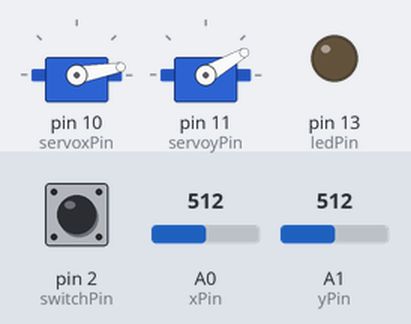
The sketch below on a simulated Arduino Uno, built with avr-gcc and run on an emulated ATmega328P. On the bench: 2 × servo, output pins drawn as LEDs (lit = HIGH). Inputs (shaded band) come from the test bench; at power-on: A0 (xPin) = 512, A1 (yPin) = 512, pin 2 (switchPin) HIGH.

Above: at 1.2 s.
1.3 s: A0 (xPin) set to 686
2.8 s: A0 (xPin) set to 713
At 4.3 s:
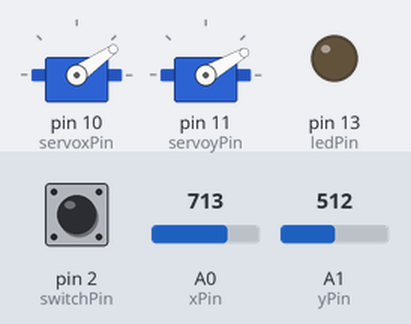
4.7 s: A1 (yPin) set to 684
6.2 s: A1 (yPin) set to 712
At 6.9 s:
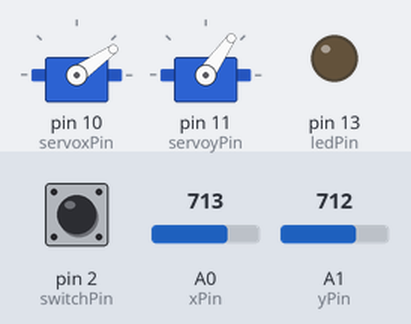
8.1 s: pin 2 (switchPin) pulled LOW for 0.15 s
At 8.8 s:
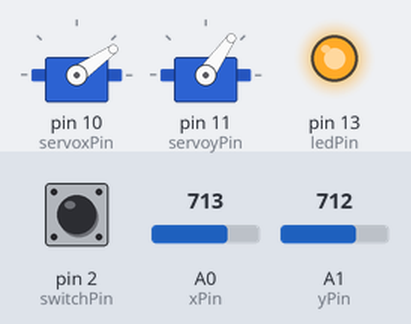
9.7 s: A1 (yPin) set to 318
11.2 s: A1 (yPin) set to 283
At 12.5 s:
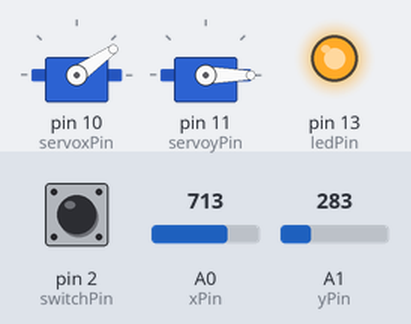
Timing chart, 0 to 14.2 s (numbered marks = the images above; inputs shaded):
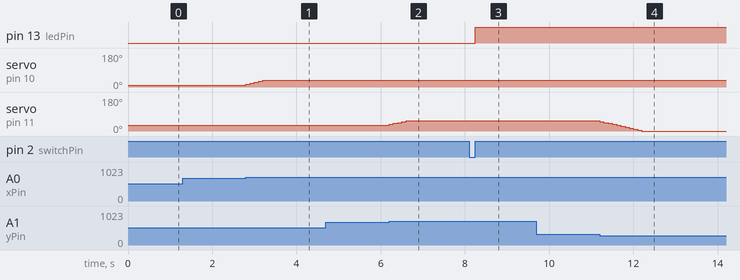

Measured:
- the behaviour switches between 700 and 701 on A0 (xPin) (found by bisection; images 0 and 1)
- the behaviour switches between 700 and 701 on A1 (yPin) (found by bisection; images 1 and 2)
- the behaviour switches between 300 and 299 on A1 (yPin) (found by bisection; images 3 and 4)
- after the input at 1.3 s, every drawn part: stays the same
- after the input at 2.8 s, servo on pin 10 (servoxPin): moves from 10° to 35° over 0.40 s, starting at once
- after the input at 4.7 s, every drawn part: stays the same
- after the input at 6.2 s, servo on pin 11 (servoyPin): moves from 30° to 55° over 0.40 s, starting at once
- after the input at 8.1 s, pin 13 (ledPin): LOW → HIGH after 0.15 s
- after the input at 9.7 s, every drawn part: stays the same
- after the input at 11.2 s, servo on pin 11 (servoyPin): moves from 55° to 0° over 1.0 s, starting at once

The sketch:

Arduino_Project_Code.ino
```cpp
#include <Servo.h>

//Define the pins for which the joystick and servo wires are connected
const int ledPin = 13;
const int xPin = A0; // define X-axis pin
const int yPin = A1; // define Y-axis pin
const int switchPin = 2;
const int servoxPin = 10;
const int servoyPin = 11;

int xValue;
int yValue;
int X_pos = 10; // set home position for servos
int Y_pos = 30; // set home position for servos

volatile int switchState = 0;

Servo servox;
Servo servoy;

void setup()
{
  pinMode (xPin, INPUT) ;
  pinMode (yPin, INPUT) ;
  pinMode(ledPin, OUTPUT);
  pinMode(switchPin, INPUT_PULLUP);
  servox.attach(servoxPin); // attaching servo X
  servoy.attach(servoyPin); // attaching servo Y
  servox.write(X_pos); // update X_pos with home position as startup
  servoy.write(Y_pos); // update Y_pos with home position as startup
  attachInterrupt(digitalPinToInterrupt(switchPin), switchISR, CHANGE);
}

void loop()
{
  xValue = analogRead(xPin);
  yValue = analogRead(yPin);
// For X-Axis Servo
  if (xValue < 300)
  {
    if (X_pos < -130)
    {
      // Do Nothing
    }
    else
    {
      X_pos = X_pos - 5;
      servox.write(X_pos);
      delay(100);
    }
  }

  if (xValue > 700)
  {
    if (X_pos > 30)
    {
      // Do Nothing
    }
    else
    {
      X_pos = X_pos + 5;
      servox.write(X_pos);
      delay(100);
    }
  }
// For Y-Axis Servo
if (yValue < 300)
  {
    if (Y_pos < -30)
    {
      // Do Nothing
    }
    else
    {
      Y_pos = Y_pos - 5;
      servoy.write(Y_pos);
      delay(100);
    }
  }

  if (yValue > 700)
  {
    if (Y_pos > 50)
    {
      // Do Nothing
    }
    else
    {
      Y_pos = Y_pos + 5;
      servoy.write(Y_pos);
      delay(100);
    }
  }
}

void switchISR()
{
  switchState = digitalRead(switchPin);
  digitalWrite(ledPin, switchState);
}
```
